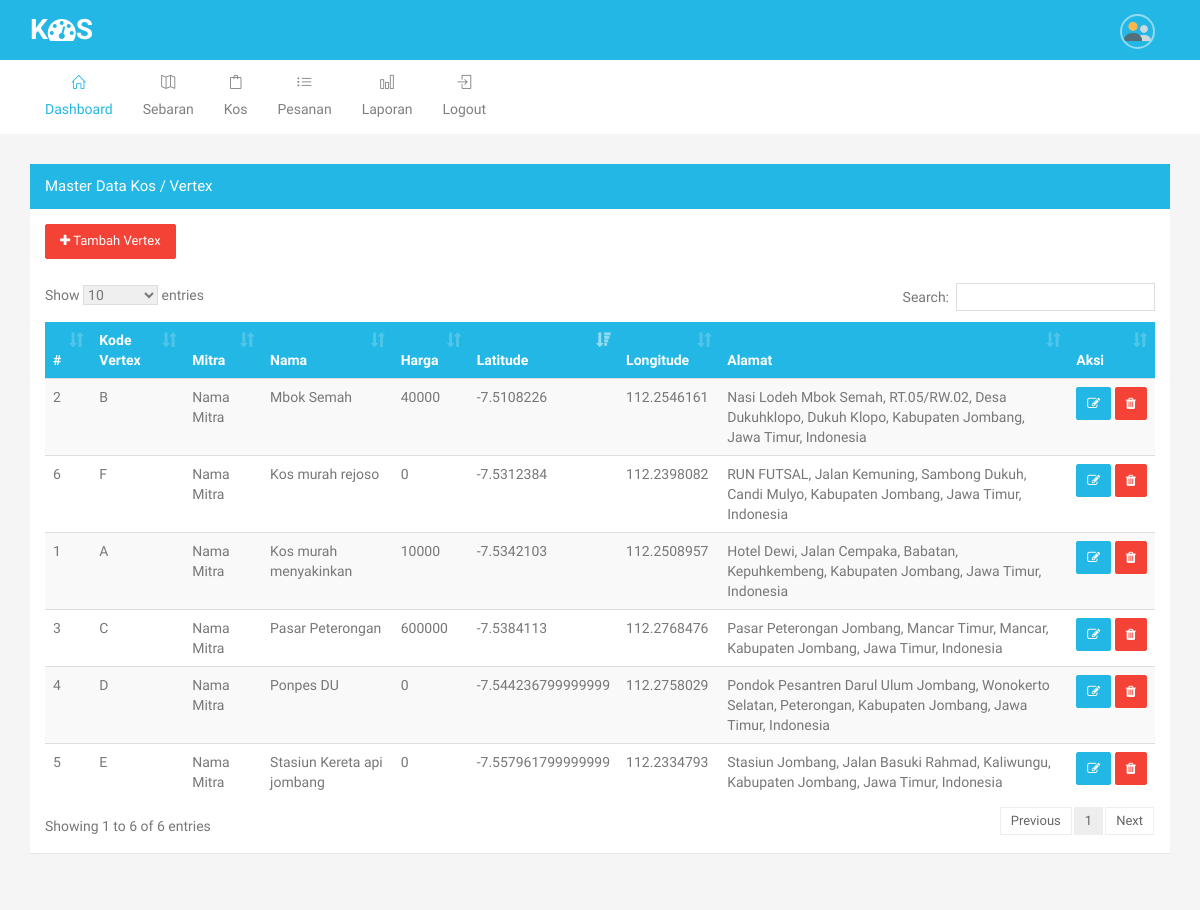
The app's page /master_kos (signed in), older data.
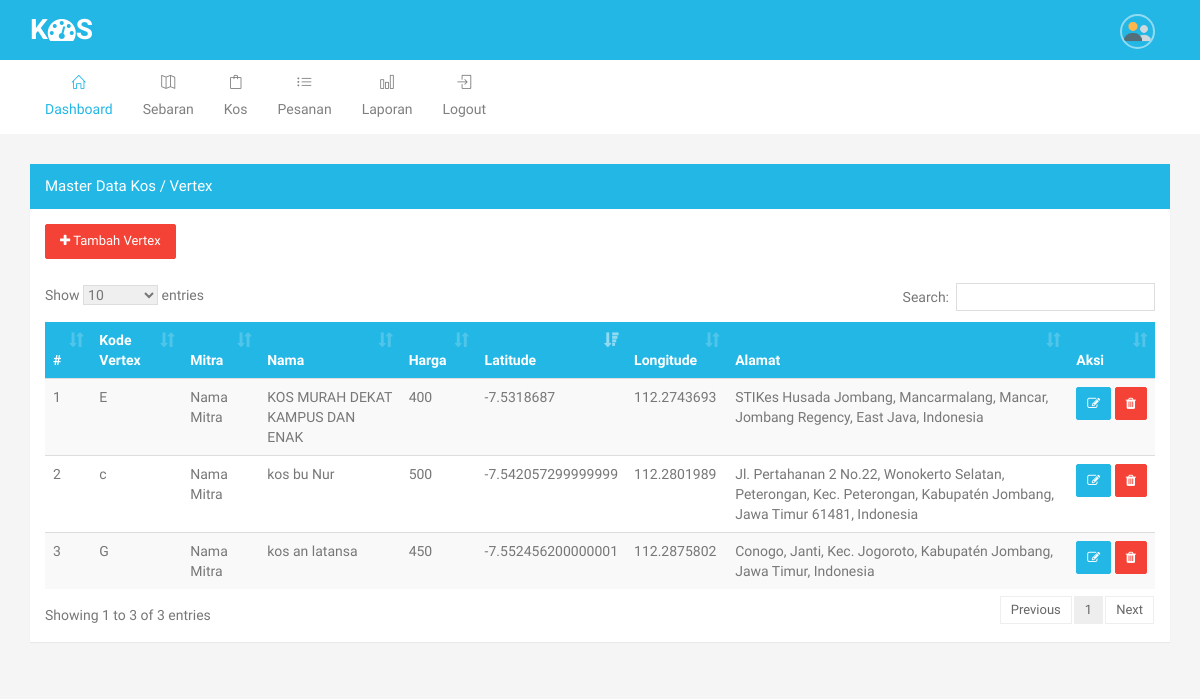
The same page, newer data.
### tables this page shows
CREATE TABLE `m_kos` (
  `id` int(11) NOT NULL,
  `kode` varchar(24) NOT NULL,
  `nama` text NOT NULL,
  `id_mitra` int(11) NOT NULL,
  `harga` int(11) NOT NULL,
  `deskripsi` text NOT NULL,
  `alamat` text NOT NULL,
  `lat` text NOT NULL,
  `lng` text NOT NULL,
  `gambar` text NOT NULL,
  `gambar2` text NOT NULL,
  `gambar3` text NOT NULL
);

CREATE TABLE `m_mitra` (
  `id` int(11) NOT NULL,
  `nama` varchar(225) NOT NULL,
  `hp` text NOT NULL,
  `email` text NOT NULL,
  `alamat` text NOT NULL,
  `username` text NOT NULL,
  `password` text NOT NULL,
  `status` text NOT NULL
);

### config/koneksi.php (called while the page is built, shortened)
<?php
$base_url = "http://localhost/pencarian_kos/";
?>

### pages/master_kos.php (the view, shortened to what this page needs)
<div class="row">
    <div class="col-md-12">
        <div class="panel panel-primary collapsed">
            <div class="panel-heading">
                Master data Kos / Vertex
            </div>
            <div class="panel-body">
                <a href="<?php echo $base_url; ?>add_kos" class="btn btn-danger"><i class="fa fa-plus"></i> Tambah Vertex</a>
                <br>
                <br>
                <table id="datatable" class="table table-striped dt-responsive nowrap">
                    <thead class="bg-primary">
                        <tr>
                            <th>#</th>
                            <th>Kode Vertex</th>
                            <th>Mitra</th>
                            <th>Nama</th>
                            <th>Harga</th>
                            <th>Latitude</th>
                            <th>Longitude</th>
                            <th>Alamat</th>
                            <th>Aksi</th>
                        </tr>
                    </thead>
                    <tbody>
                     <?php
                     $no=1;
                     if ($_SESSION['level']==1) {
                        $filter = "";
                     }elseif ($_SESSION['level']==3) {
                        $filter = "WHERE a.id_mitra='".$_SESSION['id_mitra']."'";
                     }
                     $q = mysqli_query($conn,"SELECT a.*, b.nama as mitra FROM m_kos as a
                        LEFT JOIN m_mitra as b ON a.id_mitra = b.id
                        ".$filter."
                        ");
                     while ($d = mysqli_fetch_array($q)) :
                         ?>
                         <tr>
                             <td width="1%"><?php echo $no++; ?></td>
                             <td><?php echo $d['kode']; ?></td>
                             <td><?php echo $d['mitra']; ?></td>
                             <td><?php echo $d['nama']; ?></td>
                             <td><?php echo $d['harga']; ?></td>
                             <td><?php echo $d['lat']; ?></td>
                             <td><?php echo $d['lng']; ?></td>
                             <td><?php echo $d['alamat']; ?></td>
                             <td nowrap="">
                                 <form action="" method="POST">
                                     <a href="<?php echo $base_url; ?>add_kos/<?php echo $d['id']; ?>" class="btn btn-primary btn-sm"><i class="fa fa-edit"></i></a>
                                     <button type="submit" name="hapus" onclick="return confirm('Apakah anda ingin menghapus data ini ?');" class="btn btn-danger btn-sm"><i class="fa fa-trash "></i></button>
                                 </form>
                             </td>
                         </tr>
                     <?php endwhile; ?>
                 </tbody>
             </table>
         </div>
     </div>
 </div>
</div>

### index.php (shortened to what this page needs)
<?php
include "config/koneksi.php";
?>
<!DOCTYPE html>
<html lang="en">
<head>
	<link href="<?php echo $base_url; ?>plugins/bootstrap/css/bootstrap.min.css" rel="stylesheet">
	<link href="<?php echo $base_url; ?>plugins/simple-line-icons/simple-line-icons.css" rel="stylesheet">
	<link href="<?php echo $base_url; ?>plugins/font-awesome/css/font-awesome.min.css" rel="stylesheet">
	<link href="<?php echo $base_url; ?>plugins/pace/pace.css" rel="stylesheet">
	<link href="<?php echo $base_url; ?>plugins/jasny-bootstrap/css/jasny-bootstrap.min.css" rel="stylesheet">
	<link rel="stylesheet" href="<?php echo $base_url; ?>plugins/nano-scroll/nanoscroller.css">
	<link href="<?php echo $base_url; ?>plugins/iCheck/blue.css" rel="stylesheet">
	<link href="<?php echo $base_url; ?>plugins/datatables/jquery.dataTables.min.css" rel="stylesheet" type="text/css">
	<link href="<?php echo $base_url; ?>plugins/datatables/responsive.bootstrap.min.css" rel="stylesheet" type="text/css">
	<link href="<?php echo $base_url; ?>plugins/toast/jquery.toast.min.css" rel="stylesheet">
<link href="<?php echo $base_url; ?>css/style.css" rel="stylesheet">
      </head>
      <body class="layout-horizontal">
       <div class="top-bar bg-primary">
        <div class="container">
         <div class="row">
          <div class="col-xs-6">
           <a href="index.html" class="admin-logo">
            <h1>K<i class="fa fa-dashboard"></i>S</h1>
          </a>
        </div>
        <div class="col-xs-6">
         <ul class="list-inline top-right-nav">
        <?php if(!empty($_SESSION['username'])) : ?>
          <li class="dropdown avtar-dropdown">
           <a href="#" class="dropdown-toggle" data-toggle="dropdown">
            <img class="img-circle" width="30" alt="">
          </a>
        </li>
        <?php else : ?>
         <ul class="list-inline top-right-nav">
          <li class="dropdown avtar-dropdown"><a href="<?php echo $base_url; ?>login">Login</a></li>
        </ul>
      <?php endif; ?>
    </ul>
  </div>
</div>
</div>
</div>
<nav class="navbar navbar-default navbar-static-top">
  <div class="container">
 <div id="navbar" class="navbar-collapse collapse">
  <ul class="nav navbar-nav">
   <li class="dropdown active">
    <a href="<?php echo $base_url; ?>" role="button" aria-haspopup="true" aria-expanded="false"><i class="icon-home"></i> Dashboard</a>
  </li>
  <li class="dropdown">
    <a href="<?php echo $base_url; ?>maps" role="button" aria-haspopup="true" aria-expanded="false"><i class="icon-map"></i> Sebaran</a>
  </li>
  <?php if(!empty($_SESSION['username'])) : ?>
    <?php if(in_array($_SESSION['level'], array('3'))) : ?>
      <li class="dropdown">
        <a href="<?php echo $base_url; ?>master_kos" role="button" aria-haspopup="true" aria-expanded="false"><i class="icon-bag"></i> Kos</a>
      </li>
      <li class="dropdown">
        <a href="<?php echo $base_url; ?>histori_pemesanan" role="button" aria-haspopup="true" aria-expanded="false"><i class="icon-list"></i> Pesanan</a>
      </li>
      <li class="dropdown">
        <a href="<?php echo $base_url; ?>statistik" role="button" aria-haspopup="true" aria-expanded="false"><i class=" icon-bar-chart"></i> Laporan</a>
      </li>
    <?php endif; ?>
  <li class="dropdown">
    <a href="<?php echo $base_url; ?>logout" role="button" aria-haspopup="true" aria-expanded="false"><i class="icon-login"></i> Logout</a>
  </li>
  <?php endif;  ?>
</ul>
</div>
</div>
</nav>
<div class="h-main-content">
  <div class="container">
   <?php
   if (file_exists("pages/".$_GET['page'].".php")) {
    if($_GET['page']!="home"){
     include"pages/".$_GET['page'].".php";
   }else{
     include"pages/home.php";
   }
 }else{
  include"pages/home.php";
}
?>
</div>
</div>
</body>
</html>

### css/style.css (style rules this page uses)
body { font-family: "Arimo", Helvetica, Arial, sans-serif; color: #777; font-size: 14px; font-weight: 400; line-height: 24px; overflow-x: hidden; background-color: #f5f5f5; }
a { text-decoration: none; -moz-transition: all 0.3s; -o-transition: all 0.3s; -webkit-transition: all 0.3s; transition: all 0.3s; color: #56afd7; }
h1, h2, h3, h4, h5, h6 { margin-top: 0px; font-weight: 700; }
.bg-primary { background-color: #23b7e5 !important; border-color: #23b7e5 !important; color: #fff; }
.panel { margin-bottom: 30px; border: 0px; }
.panel, .panel-heading { -webkit-border-radius: 0px; -moz-border-radius: 0px; -ms-border-radius: 0px; border-radius: 0px; }
.panel-heading { -webkit-border-radius: 0px; -moz-border-radius: 0px; -ms-border-radius: 0px; border-radius: 0px; padding: 10px 15px; font-weight: 400; text-transform: capitalize; font-size: 15px; }
.panel-body { position: relative; }
.panel-primary { border-color: #23b7e5; }
.panel-primary > .panel-heading { color: #fff; background-color: #23b7e5; border-color: #23b7e5; }
.btn { border-radius: 2px; -webkit-border-radius: 2px; text-transform: capitalize; font-size: 13px; padding: 7px 14px; font-weight: 400; }
.btn.btn-sm { padding: 6px 10px; }
.btn-primary { background-color: #23b7e5; border-color: #23b7e5; color: #fff; }
.btn-danger { background-color: #F44336; border-color: #F44336; color: #fff; }
.top-bar { height: 60px; position: fixed; left: 0; top: 0; width: 100%; z-index: 999; }
.admin-logo { display: block; margin-left: -15px; float: left; width: 220px; text-align: center; padding-left: 0px; height: 60px; line-height: 60px; }
.admin-logo h1 { color: #fff; font-size: 28px; line-height: 60px; text-transform: uppercase; font-weight: 800; margin: 0px; }
.top-right-nav { margin: 0; padding: 0; float: right; padding-right: 0px; }
.top-right-nav > li { display: block; float: left; position: relative; padding: 0px; }
.top-right-nav > li > a { display: block; line-height: 60px; padding: 0px 15px; color: #fff; }
.top-right-nav > li > a img { border: 2px solid rgba(255, 255, 255, 0.5); margin-right: 0px; width: 35px; }
.table > thead > tr > th { border-bottom: 1px solid #DDDDDD; vertical-align: bottom; }
body.layout-horizontal { background-color: #f5f5f5; }
body.layout-horizontal .top-bar { position: static; }
body.layout-horizontal .top-bar .admin-logo { width: auto; }
body.layout-horizontal .admin-logo { margin-left: 0px; text-align: left; }
body.layout-horizontal .h-main-content { min-height: 100%; position: relative; height: auto; padding-bottom: 40px; }
body.layout-horizontal .navbar-default { border: 0px; background-color: #fff; margin-bottom: 30px; }
body.layout-horizontal .navbar-default .navbar-nav > li > a { color: rgba(0, 0, 0, 0.5); display: block; font-weight: 400; }
body.layout-horizontal .navbar-default .navbar-nav > li > a i { display: block; font-size: 14px; margin: 0 auto; margin-bottom: 0px; }
body.layout-horizontal .navbar-default .navbar-nav > .active > a, body.layout-horizontal .navbar-default .navbar-nav > .active > a:focus, body.layout-horizontal .navbar-default .navbar-nav > .active > a:hover { color: #23b7e5; background-color: transparent; }
@media (min-width: 768px) { body.layout-horizontal .navbar-default .navbar-nav > li > a { text-align: center; } }
@media (min-width: 768px) { body.layout-horizontal .navbar-default .navbar-nav > li > a i { margin-bottom: 10px; } }

Row changes from the older to the newer data that the page shows:
removed m_kos: kode "A", id_mitra.nama "Nama Mitra", nama "Kos murah menyakinkan", harga "10000", lat "-7.5342103", lng "112.2508957", alamat "Hotel Dewi, Jalan Cempaka, Babatan, Kepuhkembeng, Kabupaten Jombang, Jawa Timur, Indonesia"
removed m_kos: kode "C", id_mitra.nama "Nama Mitra", nama "Pasar Peterongan", harga "600000", lat "-7.5384113", lng "112.2768476", alamat "Pasar Peterongan Jombang, Mancar Timur, Mancar, Kabupaten Jombang, Jawa Timur, Indonesia"
removed m_kos: kode "D", id_mitra.nama "Nama Mitra", nama "Ponpes DU", harga "0", lat "-7.544236799999999", lng "112.2758029", alamat "Pondok Pesantren Darul Ulum Jombang, Wonokerto Selatan, Peterongan, Kabupaten Jombang, Jawa Timur, Indonesia"
removed m_kos: kode "E", id_mitra.nama "Nama Mitra", nama "Stasiun Kereta api jombang", harga "0", lat "-7.557961799999999", lng "112.2334793", alamat "Stasiun Jombang, Jalan Basuki Rahmad, Kaliwungu, Kabupaten Jombang, Jawa Timur, Indonesia"
removed m_kos: kode "F", id_mitra.nama "Nama Mitra", nama "Kos murah rejoso", harga "0", lat "-7.5312384", lng "112.2398082", alamat "RUN FUTSAL, Jalan Kemuning, Sambong Dukuh, Candi Mulyo, Kabupaten Jombang, Jawa Timur, Indonesia"
changed m_kos: kode "B" → "E"; nama "Mbok Semah" → "KOS MURAH DEKAT KAMPUS DAN ENAK"; harga "40000" → "400"; lat "-7.5108226" → "-7.5318687"; lng "112.2546161" → "112.2743693"; alamat "Nasi Lodeh Mbok Semah, RT.05/RW.02, Desa Dukuhklopo, Dukuh Klopo, Kabupaten Jombang, Jawa Timur, Indonesia" → "STIKes Husada Jombang, Mancarmalang, Mancar, Jombang Regency, East Java, Indonesia"
added m_kos: kode "c", id_mitra.nama "Nama Mitra", nama "kos bu Nur", harga "500", lat "-7.542057299999999", lng "112.2801989", alamat "Jl. Pertahanan 2 No.22, Wonokerto Selatan, Peterongan, Kec. Peterongan, Kabupatén Jombang, Jawa Timur 61481, Indonesia"
added m_kos: kode "G", id_mitra.nama "Nama Mitra", nama "kos an latansa", harga "450", lat "-7.552456200000001", lng "112.2875802", alamat "Conogo, Janti, Kec. Jogoroto, Kabupatén Jombang, Jawa Timur, Indonesia"
Text that changed along with them:
text written by a page script: "Show entries Search: Showing 1 to 6 of 6 entries Previous 1 Next" → "Show entries Search: Showing 1 to 3 of 3 entries Previous 1 Next"
